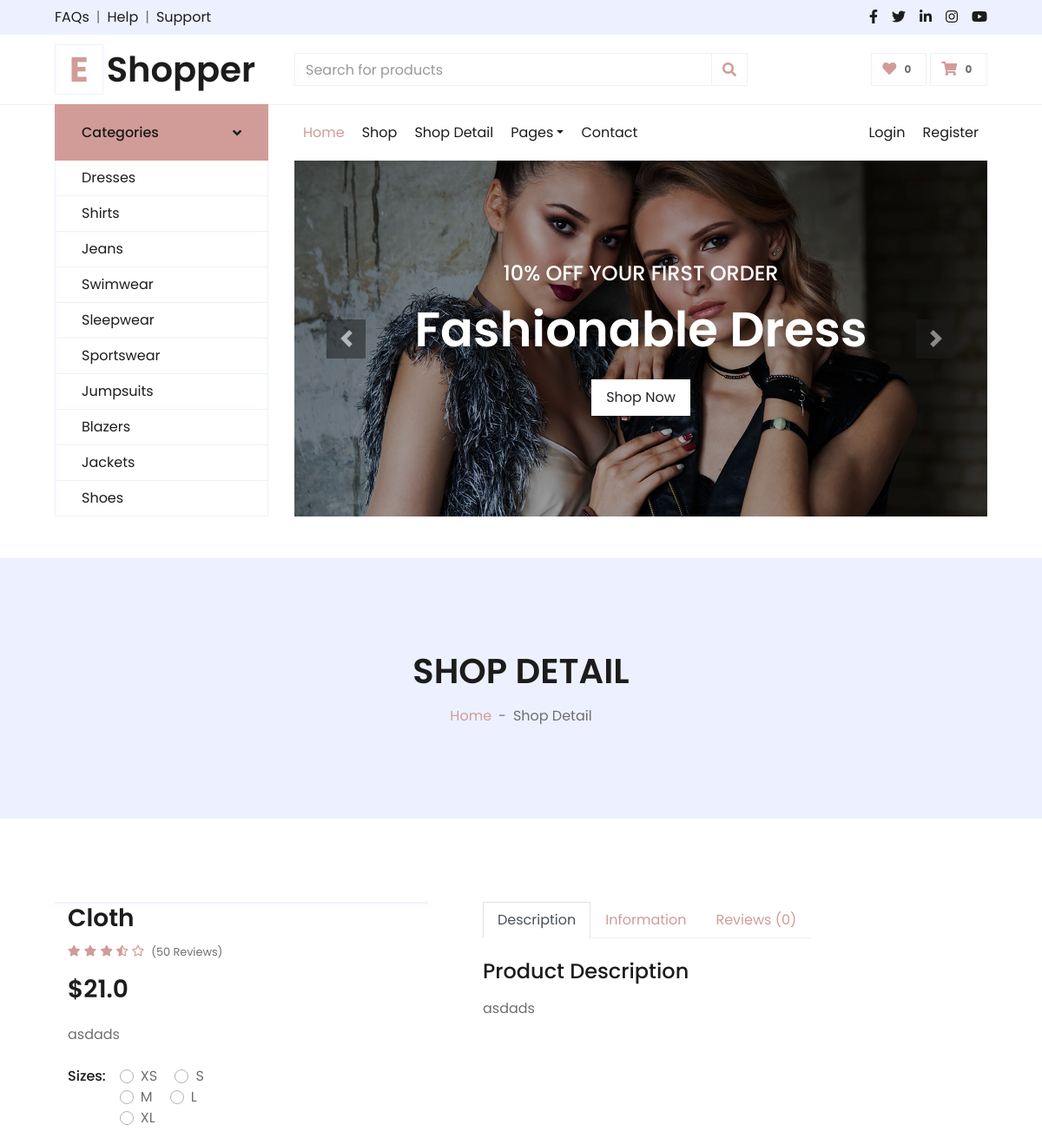
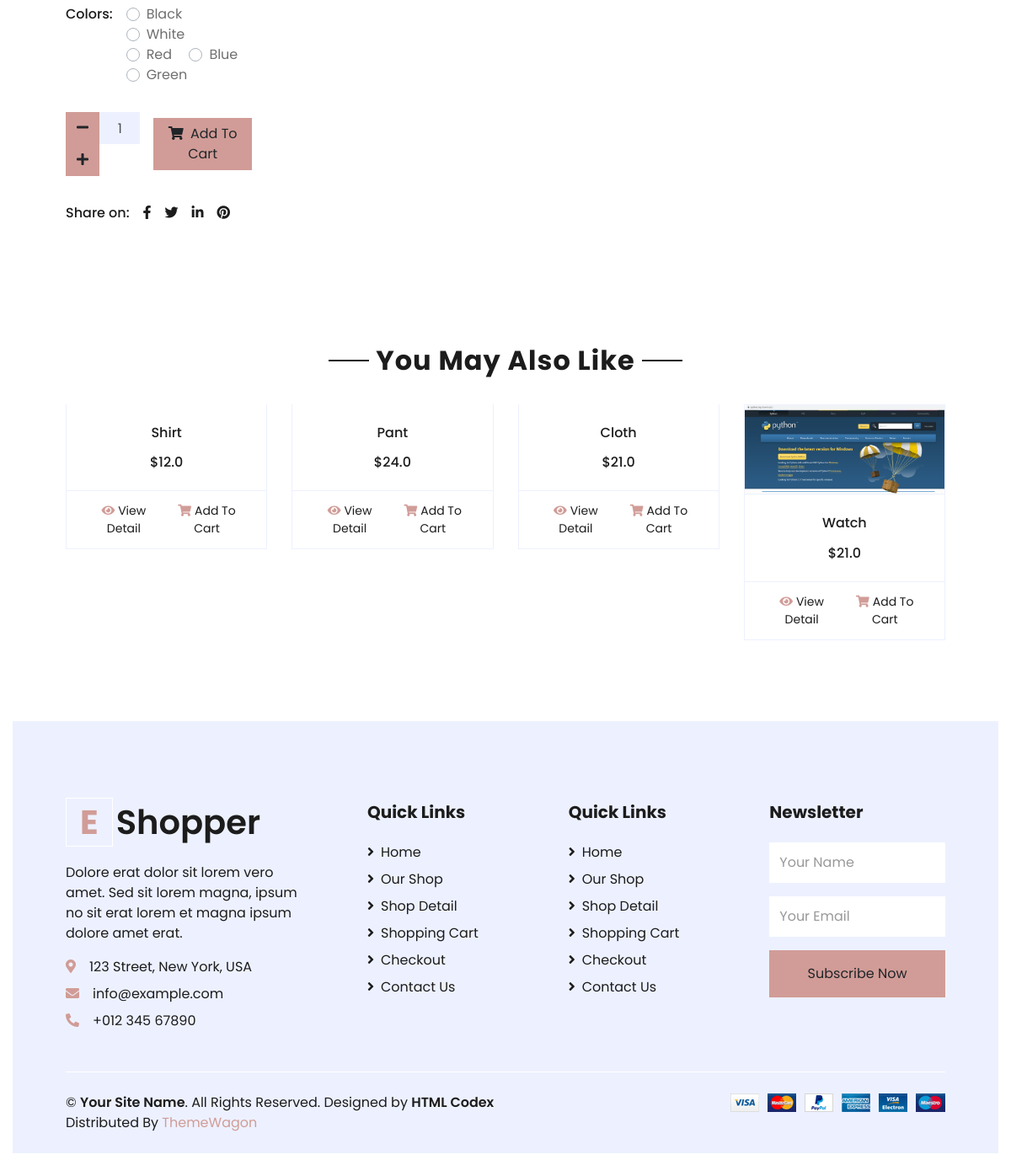
Page /products/detail/asdas23123/ on the committed database (2 pictures, top to bottom).
### product/models.py (models this page shows, shortened)
class Product(models.Model):
    PRODUCT_CATEGORY = (
        ("dress", "dress"),
        ("bag", "bag"),
        ("shirt", "shirt"),
        ("cloth", "cloth"),
        ("jacket", "jacket"),
    )
    name = models.CharField(max_length=500)
    description = models.TextField()
    price = models.FloatField()
    slug = models.SlugField(unique=True)
    tags = models.ManyToManyField("Tag")
    category = models.CharField(max_length=100, choices=PRODUCT_CATEGORY)
    image = models.ImageField(upload_to="products", null=True, blank=True)
    timestamp = models.DateTimeField(auto_now_add=True)
    last_updated = models.DateTimeField(auto_now=True)
    def __str__(self):
        return self.name

### product/views.py (the view, shortened to what this page needs)
# urls.py: path("products/detail/<product_slug>/", views.ProductDetailPage.as_view(), name="product_detail"),
class ProductDetailPage(DetailView):
    context_object_name = "product"
    template_name = "product/product_detail.html"
    lookup_url_kwarg = "product_slug"
    def get_object(self):
        return self.get_product()
    def get_filtered_qs(self, slug):
        qs = Product.objects.filter(slug=slug)
        if not qs.exists():
            raise Http404
        self.queryset = qs
        return qs
    def get_product(self):
        slug = self.kwargs.get(self.lookup_url_kwarg)
        product = self.get_filtered_qs(slug).get()
        self.object = product
        return product
    def get_context_data(self, **kwargs):
        context = super().get_context_data(**kwargs)
        product = self.object
        tags = product.tags.all()
        product_qs = Product.objects.none()  # []
        for tag in tags:
            products = tag.product_set.all()
            print("Tag Products ", products)
            product_qs |= products  # append\
        if not product_qs.exists():
            main_qs = Product.objects.all()[:4]
        print(main_qs)
        context["similar_products"] = main_qs
        return context

### Templates/product/product_detail.html (shortened to what this page needs)
{% extends "Components/base.html" %}
{% block content %}
    <div class="container-fluid bg-secondary mb-5">
        <div class="d-flex flex-column align-items-center justify-content-center" style="min-height: 300px">
            <h1 class="font-weight-semi-bold text-uppercase mb-3">Shop Detail</h1>
            <div class="d-inline-flex">
                <p class="m-0"><a href="">Home</a></p>
                <p class="m-0 px-2">-</p>
                <p class="m-0">Shop Detail</p>
            </div>
        </div>
    </div>
    <div class="container-fluid py-5">
        <div class="row px-xl-5">
            <div class="col-lg-5 pb-5">
                <div id="product-carousel" class="carousel slide" data-ride="carousel">
                    <div class="carousel-inner border">
                    <a class="carousel-control-prev" href="#product-carousel" data-slide="prev">
                        <i class="fa fa-2x fa-angle-left text-dark"></i>
                    </a>
                    <a class="carousel-control-next" href="#product-carousel" data-slide="next">
                        <i class="fa fa-2x fa-angle-right text-dark"></i>
                    </a>
                </div>
            </div>
            <div class="col-lg-7 pb-5">
                <h3 class="font-weight-semi-bold">{{ product.name }}</h3>
                <div class="d-flex mb-3">
                    <div class="text-primary mr-2">
                        <small class="fas fa-star"></small>
                        <small class="fas fa-star"></small>
                        <small class="fas fa-star"></small>
                        <small class="fas fa-star-half-alt"></small>
                        <small class="far fa-star"></small>
                    </div>
                    <small class="pt-1">(50 Reviews)</small>
                </div>
                <h3 class="font-weight-semi-bold mb-4">${{ product.price }}</h3>
                <p class="mb-4">{{ product.description }}</p>
                <div class="d-flex mb-3">
                    <p class="text-dark font-weight-medium mb-0 mr-3">Sizes:</p>
                    <form>
                        <div class="custom-control custom-radio custom-control-inline">
                            <label class="custom-control-label" for="size-1">XS</label>
                        </div>
                        <div class="custom-control custom-radio custom-control-inline">
                            <label class="custom-control-label" for="size-2">S</label>
                        </div>
                        <div class="custom-control custom-radio custom-control-inline">
                            <label class="custom-control-label" for="size-3">M</label>
                        </div>
                        <div class="custom-control custom-radio custom-control-inline">
                            <label class="custom-control-label" for="size-4">L</label>
                        </div>
                        <div class="custom-control custom-radio custom-control-inline">
                            <label class="custom-control-label" for="size-5">XL</label>
                        </div>
                    </form>
                </div>
                <div class="d-flex mb-4">
                    <p class="text-dark font-weight-medium mb-0 mr-3">Colors:</p>
                    <form>
                        <div class="custom-control custom-radio custom-control-inline">
                            <label class="custom-control-label" for="color-1">Black</label>
                        </div>
                        <div class="custom-control custom-radio custom-control-inline">
                            <label class="custom-control-label" for="color-2">White</label>
                        </div>
                        <div class="custom-control custom-radio custom-control-inline">
                            <label class="custom-control-label" for="color-3">Red</label>
                        </div>
                        <div class="custom-control custom-radio custom-control-inline">
                            <label class="custom-control-label" for="color-4">Blue</label>
                        </div>
                        <div class="custom-control custom-radio custom-control-inline">
                            <label class="custom-control-label" for="color-5">Green</label>
                        </div>
                    </form>
                </div>
                <div class="d-flex align-items-center mb-4 pt-2">
                    <div class="input-group quantity mr-3" style="width: 130px;">
                        <div class="input-group-btn">
                            <button class="btn btn-primary btn-minus" >
                            <i class="fa fa-minus"></i>
                            </button>
                        </div>
                        <input type="text" class="form-control bg-secondary text-center" value="1">
                        <div class="input-group-btn">
                            <button class="btn btn-primary btn-plus">
                                <i class="fa fa-plus"></i>
                            </button>
                        </div>
                    </div>
                    <button class="btn btn-primary px-3"><i class="fa fa-shopping-cart mr-1"></i> Add To Cart</button>
                </div>
                <div class="d-flex pt-2">
                    <p class="text-dark font-weight-medium mb-0 mr-2">Share on:</p>
                    <div class="d-inline-flex">
                        <a class="text-dark px-2" href="">
                            <i class="fab fa-facebook-f"></i>
                        </a>
                        <a class="text-dark px-2" href="">
                            <i class="fab fa-twitter"></i>
                        </a>
                        <a class="text-dark px-2" href="">
                            <i class="fab fa-linkedin-in"></i>
                        </a>
                        <a class="text-dark px-2" href="">
                            <i class="fab fa-pinterest"></i>
                        </a>
                    </div>
                </div>
            </div>
        </div>
        <div class="row px-xl-5">
            <div class="col">
                <div class="nav nav-tabs justify-content-center border-secondary mb-4">
                    <a class="nav-item nav-link active" data-toggle="tab" href="#tab-pane-1">Description</a>
                    <a class="nav-item nav-link" data-toggle="tab" href="#tab-pane-2">Information</a>
                    <a class="nav-item nav-link" data-toggle="tab" href="#tab-pane-3">Reviews (0)</a>
                </div>
                <div class="tab-content">
                    <div class="tab-pane fade show active" id="tab-pane-1">
                        <h4 class="mb-3">Product Description</h4>
                        <p>{{ product.description }}</p>
                    </div>
                </div>
            </div>
        </div>
    </div>
    <div class="container-fluid py-5">
        <div class="text-center mb-4">
            <h2 class="section-title px-5"><span class="px-2">You May Also Like</span></h2>
        </div>
        <div class="row px-xl-5">
            <div class="col">
                <div class="owl-carousel related-carousel">
                    {% for product in similar_products %}
                        <div class="card product-item border-0">
                            {% if product.image %}
                            <div class="card-header product-img position-relative overflow-hidden bg-transparent border p-0">
                                <img class="img-fluid w-100" src="{{ product.image.url }}" alt="">
                            </div>
                            {% endif %}
                            <div class="card-body border-left border-right text-center p-0 pt-4 pb-3">
                                <h6 class="text-truncate mb-3">{{  product.name }}</h6>
                                <div class="d-flex justify-content-center">
                                    <h6>${{  product.price }}</h6>
                                </div>
                            </div>
                            <div class="card-footer d-flex justify-content-between bg-light border">
                                <a href="" class="btn btn-sm text-dark p-0"><i class="fas fa-eye text-primary mr-1"></i>View Detail</a>
                                <a href="" class="btn btn-sm text-dark p-0"><i class="fas fa-shopping-cart text-primary mr-1"></i>Add To Cart</a>
                            </div>
                        </div>
                    {% endfor %}
                </div>
            </div>
        </div>
    </div>
{% endblock content %}

### rows in the picture
Product: name "Cloth", price "21.0", description "asdads"
Product: name "Shirt", price "12.0"
Product: name "Pant", price "24.0"
Product: image (picture), name "Watch", price "21.0"
